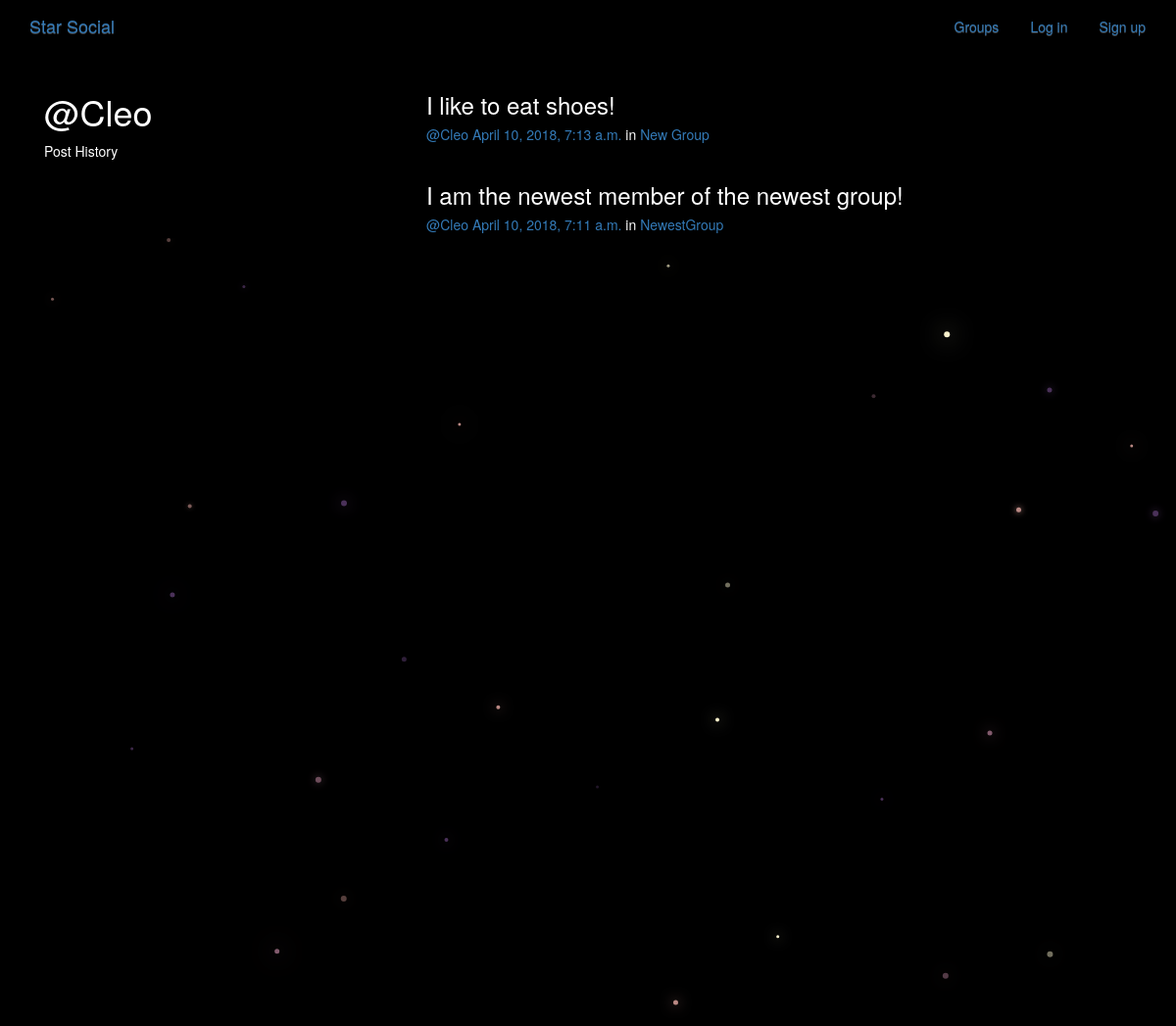
/posts/by/Cleo, run on the app's committed database.
### posts/models.py (models this page shows, shortened)
class Post(models.Model):
    user = models.ForeignKey(User,related_name='posts',on_delete=models.CASCADE)
    created_at = models.DateTimeField(auto_now=True)
    message = models.TextField()
    message_html = models.TextField(editable=False)
    group = models.ForeignKey(Group, related_name='posts',null=True,blank=True,on_delete=models.CASCADE)
    class Meta():
        ordering = ['-created_at']
        unique_together = ['user','message']

### groups/models.py (models this page shows, shortened)
class Group(models.Model):
    name = models.CharField(max_length=255, unique=True)
    slug = models.SlugField(allow_unicode=True,unique=True)
    description = models.TextField(blank=True,default='')
    description_html = models.TextField(editable=False,default='',blank=True)
    members = models.ManyToManyField(User,through='GroupMember')

### posts/views.py (the view)
# urls.py: path('by/<username>',views.UserPosts.as_view(),name='for_user'),
class UserPosts(generic.ListView):
    model = models.Post
    template_name = "posts/user_post_list.html"
    def get_queryset(self):
        try:
            self.post_user = User.objects.prefetch_related("posts").get(
                username__iexact=self.kwargs.get("username")
            )
        except User.DoesNotExist:
            raise Http404
        else:
            return self.post_user.posts.all()
    def get_context_data(self, **kwargs):
        context = super().get_context_data(**kwargs)
        context["post_user"] = self.post_user
        return context

### posts/templates/posts/user_post_list.html
{% extends "posts/post_base.html" %}
{% block prepost %}
<div class="col-md-4">
	<h1>@{{ post_user.username }}</h1>
	<p>Post History</p>
</div>
{% endblock %}
{% block post_content %}
<div class="col-md-8">
	{% for post in post_list %}
		{% include "posts/_post.html" %}
	{% endfor %}
</div>
{% endblock %}

### posts/templates/posts/_post.html (shortened to what this page needs)
<div class="post media">
	<h3>{{ post.message_html|safe }}</h3>
	<div class="media-body">
		<h5 class="media-heading">
			<span class="username"><a href="{% url 'posts:for_user' username=post.user.username %}">@{{ post.user.username }}</a></span>
			<time class="time"><a href="{% url 'posts:single' username=post.user.username pk=post.pk %}">{{ post.created_at }}</a></time>
			{% if post.group %}
			<span class="group-name">in <a href="#">{{ post.group.name }}</a></span>
			{% endif %}
		</h5>
	</div>
</div>

### static/simplesocial/css/master.css (style rules this page uses)
body { margin: 0; overflow: hidden; background-color: black; color:white; }

### data on the page
Post: message_html "I like to eat shoes!", user.username "Cleo", created_at "April 10, 2018, 7:13 a.m.", group.name "New Group"
Post: message_html "I am the newest member of the newest group!", user.username "Cleo", created_at "April 10, 2018, 7:11 a.m.", group.name "NewestGroup"

### other printed values
{{ post_user.username }} "Cleo"
